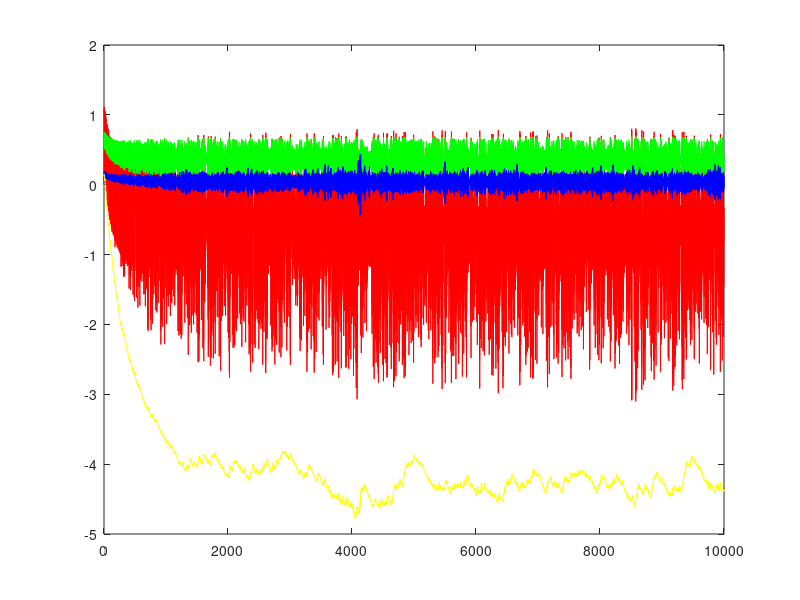

Recreate this plot in MATLAB.
f = @(x) 1 ./ (1 + exp(-x));
df = @(x) f(x) .* (1 - f(x));

w = -1 + 2 * rand(1, 1);
s(1) = 0;
p(1) = 0;

alpha = 0.2;
T = 10000;
x = (rand(1, T) > 0.2) * 1;
d = [0 1-x];

netArr = [];
sArr = [];
pArr = [];
wArr = [];
for t = 2:T
    net(t) = w * s(t-1) + x(t-1);
    s(t) = f(net(t));
    p(t) = df(net(t)) * (s(t-1) + w * p(t-1));
    w = w - alpha * (s(t) - d(t)) * p(t)
    
    netArr = [netArr; net(t)];
    sArr = [sArr; s(t)];
    pArr = [pArr; p(t)];
    wArr = [wArr; w];
end

plot(netArr, 'r');
hold on;
plot(sArr, 'g');
plot(pArr, 'b');
plot(wArr, 'y');

s(1) = 0; % reset activation of the recurrent unit
T = 10000;
x = (rand(1, T) > 0.2) * 1;
d = [0 1 - x];
pass = 0;
for t = 2:T
    net(t) = w * s(t-1) + x(t-1);
    s(t) = f(net(t));
    if ((s(t) >= 0.5) - d(t)) == 0
    pass = pass + 1;
    end
end
pass